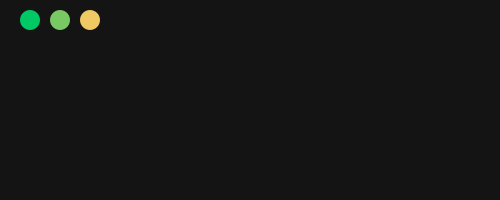
Frame 1 (no input)
Frame 60 (the mouse pressed at the canvas centre just before this capture): identical to frame 1, image omitted
Frame 120 (the mouse held since frame 60 and released just before this capture): identical to frame 1, image omitted

The Processing sketch that drew this single still picture (run headless with seeded random() and noise(); from frame 60 on, the mouse is pressed at the canvas centre):

// Processing sketch: managingScene
// ── managingScene.pde
// Demo mengganti scene (adegan)
// Scene diganti dengan salah satu dari 2 cara: klik object button atau menekan keyboard

// ketiga scene dibuat sebagai objek
forwardAnimation ballForward;
circularAnimation ballCircular;
rotatingRect rectRotate;

// menunjukkan scene mana yang akan ditampilkan
int sceneIndex;

// inisialisasi object button, diletakkan dalam array
Button[] button = new Button[3];

void setup() {
  size (500, 200);
  ballForward = new forwardAnimation (0, height/2, 20);
  ballCircular = new circularAnimation (width/2, height/2, 20, 50);
  rectRotate = new rotatingRect (width/2, height/2, 30, 1);
  smooth();
  noStroke();

  for (int i=0; i<3; i++) {
    button[i] = new Button ((i+1)*30, 20, 10);
  }
}

void draw() {
  background (20);
  fill(20);
  rect(0, 40, width, height-40);
  for (int i=0; i<3; i++) {
    fill (120*i, 200, 100);
    
    // menampilkan button
    button[i].display();
    
    // mengecek apakah mouse ada di atas button
    if (button[i].isHovered()) {
      // mengecek apakah mouse ditekan
      if (mousePressed) {
        // scene diganti sesuai button mana yang ditekan
        sceneIndex = i+1;
      }
    }
  }

  // mengganti scene berdasarkan sceneIndex
  // ketiga object scene memiliki fungsi play, yang akan memainkan animasi
  switch (sceneIndex) {
  case 1:
    ballForward.play();
    break;
  case 2:
    ballCircular.play();
    break;
  case 3:
    rectRotate.play();
    break;
  default:
    //background (20, 200, 30);
  }
}

void keyPressed() {
  // mengganti sceneIndex
  sceneIndex++;
}

// ── button.pde
// membuat button berbentuk lingkaran

class Button {
  
  int xPos;
  int yPos;
  int size;
  
  // size adalah jari-jari lingkaran
  Button(int xPos_, int yPos_, int size_) {
    xPos = xPos_;
    yPos = yPos_;
    size = size_;
  }
  
  void display() {
    ellipse (xPos, yPos, size*2, size*2);
  }
  
  int getXPos() {
    return xPos;
  }
  
  int getYPos() {
    return yPos;
  }
  
  int getSize() {
    return size;
  }

  // mengecek apakah mouse ada di atas button
  boolean isHovered() {
    if (mouseX>xPos-size && mouseX<xPos+size && mouseY>yPos-size && mouseY<yPos+size) {
      return true;
    } else {
      return false;
    }
  }
}

// ── circularAnimation.pde
class circularAnimation {
  float xPos, yPos, dia;
  float angle;
  int range;
  float centerX, centerY;
  
  circularAnimation(int centerX_, int centerY_, int dia_, int range_) {
    centerX = centerX_;
    centerY = centerY_;
    dia = dia_;
    range = range_;
  }
  
  void play() {
    display();
    moveCircular();
  }
  
  void display() {
    fill (0, 200, 100);
    xPos = centerX+cos(radians(angle))*range;
    yPos = centerY+sin(radians(angle))*range;
    ellipse (xPos, yPos, dia, dia);
  }
  
  void moveCircular() {
    angle++;
  }
}

// ── forwardAnimation.pde
class forwardAnimation {
  int xPos, yPos, dia;

  forwardAnimation(int xPos_, int yPos_, int dia_) {
    xPos = xPos_;
    yPos = yPos_;
    dia = dia_;
  }

  void play() {
    display();
    moveForward();
  }

  void display() {
    fill (0, 200, 100);
    ellipse (xPos, yPos, dia, dia);
  }

  void moveForward() {
    xPos++;
  }
}


// ── rotating_rect.pde
class rotatingRect {

  float xPos, yPos, size;
  float angle;
  int speed;
  float centerX, centerY;

  rotatingRect(int centerX_, int centerY_, int size_, int speed_) {
    centerX = centerX_;
    centerY = centerY_;
    size = size_;
    speed = speed_;
  }

  void play() {
    display();
    rotateRect();
  }

  void display() {
    pushMatrix();
    translate (centerX, centerY);
    rotate(radians(angle));
    rotate(PI/3.0);
    fill (0, 200, 100);
    rect (-centerX/25, -centerY/25, size, size);
    popMatrix();
  }

  void rotateRect() {
    angle += speed;
  }
}
